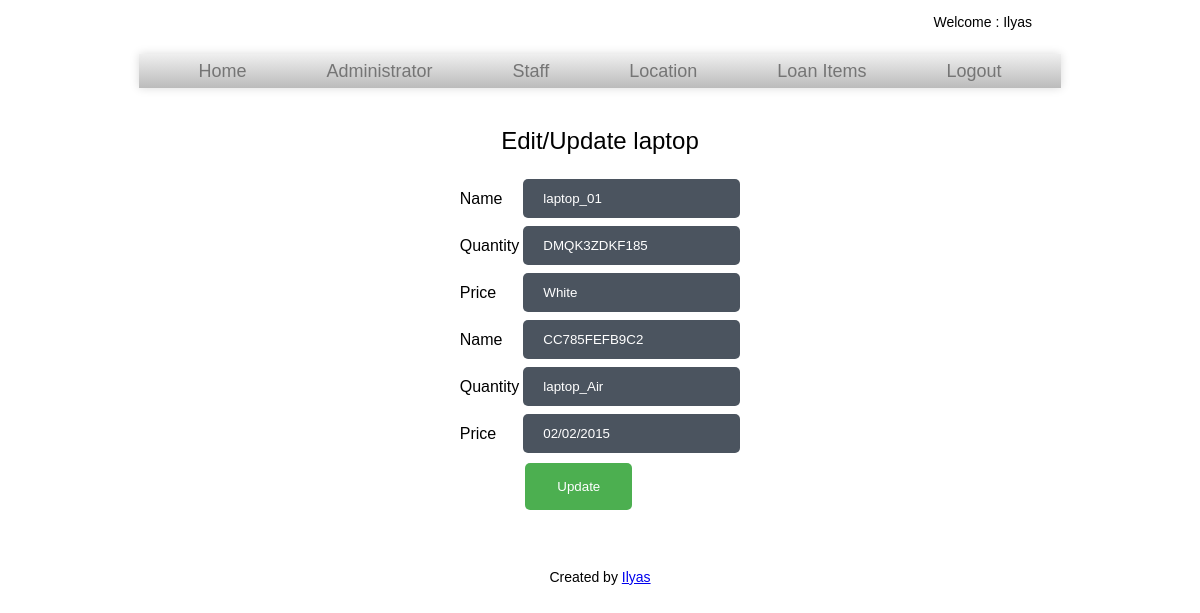
Screenshot of /admin/laptop_edit.php?laptop_id=1 (signed in) with the database file from the repository.
### tables this page shows
CREATE TABLE `laptop_tbl` (
  `laptop_id` int(11) NOT NULL auto_increment,
  `laptop_serial` varchar(100) NOT NULL,
  `laptop_colour` varchar(100) NOT NULL,
  `laptop_mac_id` varchar(100) NOT NULL,
  `date_purchase` varchar(100) NOT NULL,
  `laptop_name` varchar(100) NOT NULL,
  `laptop_model` varchar(50) NOT NULL,
  PRIMARY KEY  (`laptop_id`)
);

### admin/laptop_edit.php (the view, shortened to what this page needs)
<?php
$laptop_id = $_GET['laptop_id'];
$result = mysql_query("SELECT * FROM laptop_tbl WHERE laptop_id=$laptop_id");
while($res = mysql_fetch_array($result))
{
	$laptop_name = $res['laptop_name'];
	$laptop_serial = $res['laptop_serial'];
	$laptop_colour = $res['laptop_colour'];
	$laptop_mac_id = $res['laptop_mac_id'];
	$laptop_model = $res['laptop_model'];
	$date_purchase = $res['date_purchase'];
}
?>
<html>
<head>
     <link href="../css/style.css" rel="stylesheet" type="text/css">
</head>
<body>
<center>
  <?php include("header.php"); ?>
  <p><font size="+2">Edit/Update laptop</font></p>
    <br/>
	<form name="form1" method="post" action="edit_laptop.php">
		<table border="0">
			<tr>
				<td>Name</td>
				<td><input type="text" name="laptop_name" value=<?php echo $laptop_name;?>></td>
			</tr>
			<tr>
				<td>Quantity</td>
				<td><input type="text" name="laptop_serial" value=<?php echo $laptop_serial;?>></td>
			</tr>
			<tr>
				<td>Price</td>
				<td><input type="text" name="laptop_colour" value=<?php echo $laptop_colour;?>></td>
			</tr>
            <tr>
				<td>Name</td>
				<td><input type="text" name="laptop_mac_id" value=<?php echo $laptop_mac_id;?>></td>
			</tr>
			<tr>
				<td>Quantity</td>
				<td><input type="text" name="laptop_model" value=<?php echo $laptop_model;?>></td>
			</tr>
			<tr>
				<td>Price</td>
				<td><input type="text" name="date_purchase" value=<?php echo $date_purchase;?>></td>
			</tr>
			<tr>
				<td><input type="hidden" name="laptop_id" value=<?php echo $_GET['laptop_id'];?>></td>
				<td><input type="submit" name="update" value="Update"></td>
			</tr>
		</table>
	</form>
<?php include("footer.php"); ?>
    </center>
</body>
</html>

### css/style.css (style rules this page uses)
body, div, h1, h2, h3, h4, h5, h6, p, ul, ol, li, dl, dt, dd, img, form, fieldset, input, textarea, table, blockquote { margin: 0; padding: 0; border: 0; }
body { margin: 0px auto; font-family: sans-serif; font-size: 18px; line-height: 22px; width:1024px; }
input[type=text],input[type=password] { padding: 12px 20px; margin: 2px 0; box-sizing: border-box; background: #4b545f; border-radius: 5px; color:#FFFFFF; }
input[type=button], input[type=submit], input[type=reset] { background-color: #4CAF50; border: none; color: white; padding: 16px 32px; text-decoration: none; margin: 4px 2px; cursor: pointer; border-radius: 5px; }

### rows the page displays
laptop_tbl: laptop_name "laptop_01", laptop_serial "DMQK3ZDKF185", laptop_colour "White", laptop_mac_id "CC785FEFB9C2", laptop_model "laptop_Air", date_purchase "02/02/2015"

### other values shown
$_SESSION['name'] "Ilyas"
